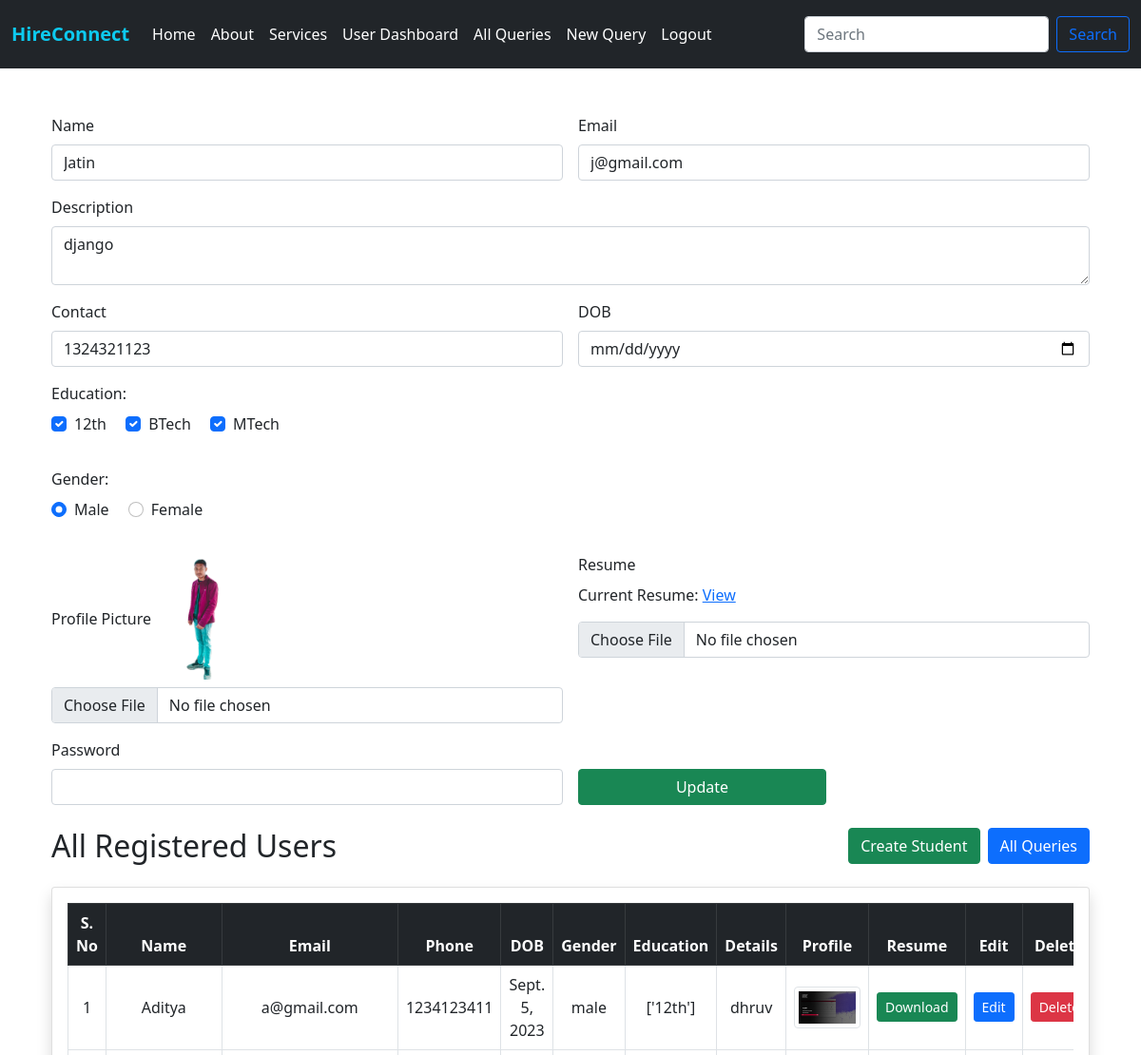
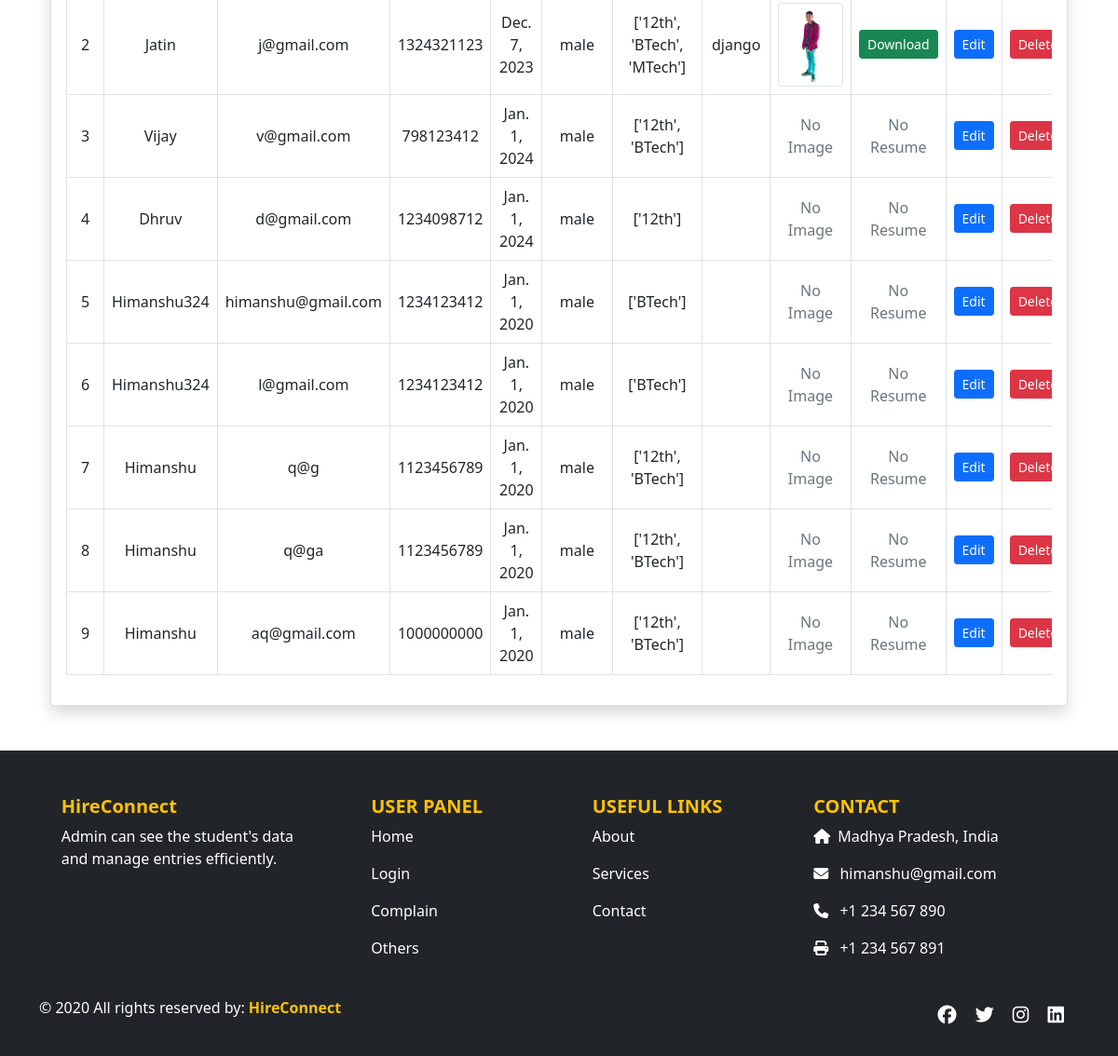
/edituser/4/, run on the app's committed database (2 pictures, top to bottom).
### app/models.py (models this page shows, shortened)
class Users(models.Model):
    stuname = models.CharField(max_length=50)
    stuemail = models.EmailField()
    studetail = models.CharField(max_length=300)
    stuphone = models.BigIntegerField()
    studob = models.DateField(null=True, blank=True)
    stuedu = models.CharField(max_length=50, null=True, blank=True)
    stugender = models.CharField(max_length=50, null=True, blank=True)
    stuimage = models.ImageField(upload_to='images/', blank=True, null=True)
    sturesume = models.FileField(upload_to='files/', blank=True, null=True)
    stupass = models.CharField(max_length=50)

### app/views.py (the view)
# urls.py: path('edituser/<int:pk>/', views.edituser, name='edituser'),
def edituser(request, pk):
    users = Users.objects.all()
    student =  Users.objects.get(id=pk)
    context = {
        'userdata': student,
        'users': users,
        'showform': True,
    }
    return render(request, 'admin_dashboard.html', context)

### app/templates/admin_dashboard.html (shortened to what this page needs)
{% extends "base.html" %}
{% load static %}
{% block css %}
<link rel="stylesheet" href="{% static 'css/style.css' %}">
{% endblock %}
{% block content %}
<div class="container my-5">
  {% if userdata and showform %}
  <form action="{% url 'edituserdata' pk=userdata.id %}" method="post" enctype="multipart/form-data" class="row g-3 mb-4">
    <div class="col-md-6">
      <label for="stuname" class="form-label">Name</label>
      <input type="text" class="form-control" name="stuname" value="{{ userdata.stuname }}" required>
    </div>
    <div class="col-md-6">
      <label for="stuemail" class="form-label">Email</label>
      <input type="email" class="form-control" name="stuemail" value="{{ userdata.stuemail }}" required>
    </div>
    <div class="col-12">
      <label for="studetail" class="form-label">Description</label>
      <textarea name="studetail" class="form-control" rows="2" placeholder="Tell us about yourself">{{ userdata.studetail }}</textarea>
    </div>
    <div class="col-md-6">
      <label for="stuphone" class="form-label">Contact</label>
      <input type="tel" class="form-control" name="stuphone" pattern="[0-9]{10}" maxlength="10" value="{{ userdata.stuphone }}" placeholder="10-digit number" required>
    </div>
    <div class="col-md-6">
      <label for="studob" class="form-label">DOB</label>
      <input type="date" class="form-control" name="studob" min="1934-01-01" max="2024-01-01" value="{{ userdata.studob }}">
    </div>
      <div class="mb-3">
        <label class="form-label">Education:</label><br>
        <div class="form-check form-check-inline">
        <input type="checkbox" class="form-check-input" name="stuedu" value="12th"
        {% if "12th" in userdata.stuedu %} checked {% endif %}>
        <label class="form-check-label">12th</label>
        </div>
        <div class="form-check form-check-inline">
<input type="checkbox" class="form-check-input" name="stuedu" value="BTech"
{% if "BTech" in userdata.stuedu %} checked {% endif %}>
<label class="form-check-label">BTech</label>
        </div>
                <div class="form-check form-check-inline">
      <input type="checkbox" class="form-check-input" name="stuedu" value="MTech"
      {% if "MTech" in userdata.stuedu %} checked {% endif %}>
      <label class="form-check-label">MTech</label>
        </div>
      </div>
      <div class="mb-3">
        <label class="form-label">Gender:</label><br>
        <div class="form-check form-check-inline">
<input type="radio" class="form-check-input" name="stugender" value="male"
{% if userdata.stugender == "male" %} checked {% endif %}>
<label class="form-check-label">Male</label>
        </div>
        <div class="form-check form-check-inline">
<input type="radio" class="form-check-input" name="stugender" value="female"
{% if userdata.stugender == "female" %} checked {% endif %}>
<label class="form-check-label">Female</label>
        </div>
      </div>
    <div class="col-md-6">
      <label for="stuimage" class="form-label">Profile Picture</label>
{% if userdata.stuimage %}
  <img src="{{ userdata.stuimage.url }}" alt="Current Image" class="mb-2" width="100">
{% endif %}
<input type="file" class="form-control" name="stuimage" accept=".jpeg,.png">
    </div>
    <div class="col-md-6">
      <label for="sturesume" class="form-label">Resume</label>
{% if userdata.sturesume %}
  <p>Current Resume: <a href="{{ userdata.sturesume.url }}" target="_blank">View</a></p>
{% endif %}
<input type="file" class="form-control" name="sturesume" accept=".pdf,.doc">
    </div>
    <div class="col-md-6">
      <label for="stupass" class="form-label">Password</label>
      <input type="password" class="form-control" name="stupass">
    </div>
    <div class="col-md-3">
      <label class="form-label">&nbsp;</label>
      <input type="submit" value="Update" class="btn btn-success w-100">
    </div>
  </form>
  {% endif %}
  <div class="d-flex flex-wrap justify-content-between align-items-center gap-3 mb-4">
    <h2 class="mb-0">All Registered Users</h2>
    <div class="d-flex gap-2">
      <a href="{% url 'registration' %}" class="btn btn-success">Create Student</a>
      <a href="{% url 'allquery' %}" class="btn btn-primary">All Queries</a>
    </div>
  </div>
  <div class="card shadow p-3">
    <div class="table-responsive">
      <table class="table table-bordered table-hover align-middle text-center">
        <thead class="table-dark">
          <tr>
            <th>S. No</th>
            <th>Name</th>
            <th>Email</th>
            <th>Phone</th>
            <th>DOB</th>
            <th>Gender</th>
            <th>Education</th>
            <th>Details</th>
            <th>Profile</th>
            <th>Resume</th>
            <th>Edit</th>
            <th>Delete</th>
          </tr>
        </thead>
        <tbody>
          {% for user in users %}
          <tr>
            <td>{{ forloop.counter }}</td>
            <td>{{ user.stuname }}</td>
            <td>{{ user.stuemail }}</td>
            <td>{{ user.stuphone }}</td>
            <td>{{ user.studob }}</td>
            <td>{{ user.stugender }}</td>
            <td>{{ user.stuedu }}</td>
            <td>{{ user.studetail }}</td>
            <td>
              {% if user.stuimage %}
              <img src="{{ user.stuimage.url }}" alt="Profile" class="img-thumbnail" style="max-width: 70px;">
              {% else %}
              <span class="text-muted">No Image</span>
              {% endif %}
            </td>
            <td>
              {% if user.sturesume %}
              <a href="{{ user.sturesume.url }}" class="btn btn-sm btn-success" target="_blank">Download</a>
              {% else %}
              <span class="text-muted">No Resume</span>
              {% endif %}
            </td>
            <td>
              <form method="get" action="{% url 'edituser' pk=user.id %}">
                <button type="submit" class="btn btn-primary btn-sm">Edit</button>
              </form>
            </td>
            <td>
              <a href="{% url 'deleteuser' pk=user.id %}" class="btn btn-danger btn-sm" onclick="return confirm('Are you sure you want to delete this user?');">Delete</a>
            </td>
          </tr>
          {% endfor %}
        </tbody>
      </table>
    </div>
  </div>
</div>
{% endblock %}

### app/static/css/style.css (style rules this page uses)
body { display: flex; flex-direction: column; min-height: 100vh; }
.card { overflow: hidden; position: relative; transition: transform 0.3s ease; }

### data on the page
Users: stuname "Jatin", stuemail "j@gmail.com", studetail "django", stuphone "1324321123", stuedu "☑", stugender "☑", stuimage (picture), studob "Dec. 7, 2023", stugender "male", stuedu "['12th', 'BTech', 'MTech']"
Users: stuname "Aditya", stuemail "a@gmail.com", stuphone "1234123411", studob "Sept. 5, 2023", stugender "male", stuedu "['12th']", studetail "dhruv", stuimage (picture)
Users: stuname "Vijay", stuemail "v@gmail.com", stuphone "798123412", studob "Jan. 1, 2024", stugender "male", stuedu "['12th', 'BTech']", stuimage "No Image", sturesume "No Resume"
Users: stuname "Dhruv", stuemail "d@gmail.com", stuphone "1234098712", studob "Jan. 1, 2024", stugender "male", stuedu "['12th']", stuimage "No Image", sturesume "No Resume"
Users: stuname "Himanshu324", stuemail "himanshu@gmail.com", stuphone "1234123412", studob "Jan. 1, 2020", stugender "male", stuedu "['BTech']", stuimage "No Image", sturesume "No Resume"
Users: stuname "Himanshu324", stuemail "l@gmail.com", stuphone "1234123412", studob "Jan. 1, 2020", stugender "male", stuedu "['BTech']", stuimage "No Image", sturesume "No Resume"
Users: stuname "Himanshu", stuemail "q@g", stuphone "1123456789", studob "Jan. 1, 2020", stugender "male", stuedu "['12th', 'BTech']", stuimage "No Image", sturesume "No Resume"
Users: stuname "Himanshu", stuemail "q@ga", stuphone "1123456789", studob "Jan. 1, 2020", stugender "male", stuedu "['12th', 'BTech']", stuimage "No Image", sturesume "No Resume"
Users: stuname "Himanshu", stuemail "aq@gmail.com", stuphone "1000000000", studob "Jan. 1, 2020", stugender "male", stuedu "['12th', 'BTech']", stuimage "No Image", sturesume "No Resume"
